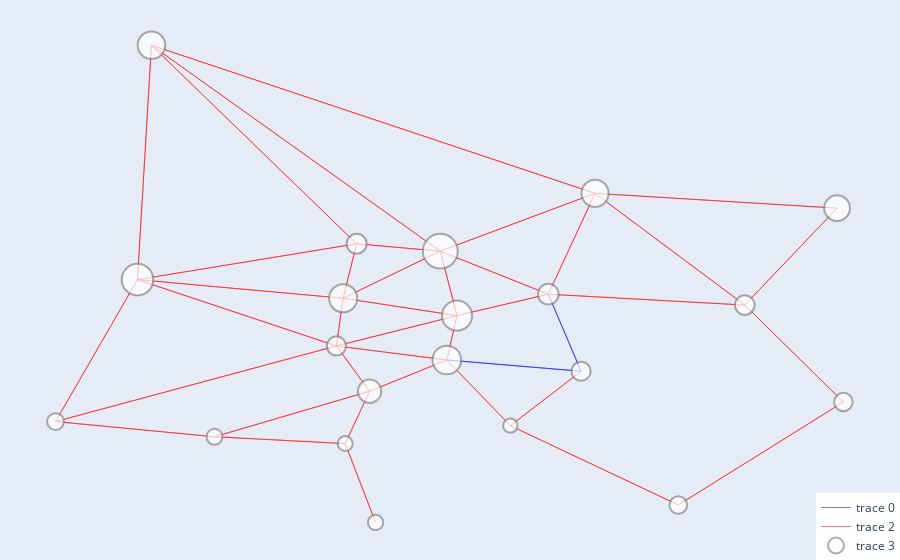

This figure's notebook cell:
### Code cell
G5, trip_counts5 = define_graph(all_viajes)
G5 = update_node_sizes(G5, income, var_of_interest)
positions = get_positions(gdf)
edge_colors5, edge_widths5 = set_art(G5, 0.6)
plotly_graph(G5, positions, edge_colors5, edge_widths5, var_of_interest)

### Figure 1 — Plotly figure (JSON) as saved in the notebook; plotly's stock layout.template omitted (floating-point values rounded to 4 significant figures; data arrays with more than 128 entries replaced by an {"elided": "..."} marker saying what was removed)
{"data": [{"hoverinfo": "none", "line": {"color": "blue", "width": 0.5261}, "mode": "lines", "type": "scatter", "x": [-3.676, -3.641, null, -3.641, -3.676, null, -3.641, -3.65, null, -3.65, -3.641, null], "y": [40.41, 40.41, null, 40.41, 40.41, null, 40.41, 40.44, null, 40.44, 40.41, null]}, {"hoverinfo": "none", "line": {"color": "green", "width": 0.5261}, "mode": "lines", "type": "scatter", "x": [], "y": []}, {"hoverinfo": "none", "line": {"color": "red", "width": 0.5261}, "mode": "lines", "type": "scatter", "x": {"elided": "291 float values"}, "y": {"elided": "291 float values"}}, {"hoverinfo": "text", "marker": {"color": "white", "line": {"color": "#888", "width": 2}, "size": [19.18, 23.35, 28.72, 30.11, 28.14, 31.6, 16.89, 16.02, 15.01, 14.34, 19.21, 34.84, 20.66, 20.0, 27.56, 27.16, 15.34, 17.64, 19.66, 25.7, 18.57]}, "mode": "markers", "text": ["Node 2807901", "Node 2807902", "Node 2807903", "Node 2807904", "Node 2807907", "Node 2807909", "Node 2807910", "Node 2807911", "Node 2807912", "Node 2807913", "Node 2807914", "Node 2807905", "Node 2807915", "Node 2807906", "Node 2807908", "Node 2807916", "Node 2807917", "Node 2807918", "Node 2807920", "Node 2807921", "Node 2807919"], "type": "scatter", "x": [-3.705, -3.697, -3.676, -3.674, -3.704, -3.757, -3.779, -3.737, -3.703, -3.66, -3.641, -3.678, -3.65, -3.7, -3.754, -3.638, -3.695, -3.616, -3.599, -3.575, -3.573], "y": [40.42, 40.4, 40.41, 40.43, 40.44, 40.45, 40.39, 40.38, 40.38, 40.38, 40.41, 40.46, 40.44, 40.46, 40.54, 40.48, 40.34, 40.35, 40.43, 40.48, 40.39]}], "layout": {"hovermode": "closest", "legend": {"x": 1, "xanchor": "right", "y": 0, "yanchor": "bottom"}, "margin": {"b": 0, "l": 0, "r": 0, "t": 0}, "showlegend": true, "xaxis": {"showgrid": false, "showticklabels": false, "zeroline": false}, "yaxis": {"showgrid": false, "showticklabels": false, "zeroline": false}}}
